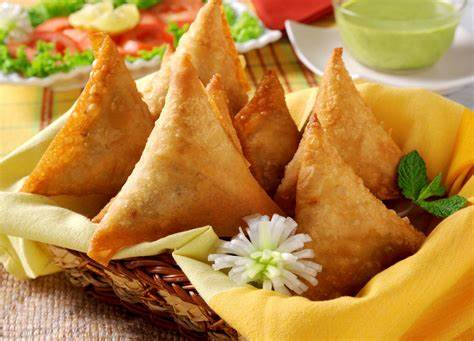
#> input picture Android Dev Projects/Incredible_India theme app/untitled/images/f1.jpg, 474 x 341 px, given in place of the camera
$ python main.py
#> lines starting #> are read from the running program, lines starting #| are printed output that depends on the picture; after the words box and inside, x2 and y2 are one past the last pixel; in counts of white or black regions, pixels touching at a corner belong together
import cv2
import numpy as np

vid=cv2.VideoCapture(0)
webcam=cv2.imread("./image.jpg")

while True:
    success, webc=vid.read()
#> webc is the input picture: shape (341, 474, 3); mean B, G, R 63.9, 133.7, 183.5
    if success:
        imghsv=cv2.cvtColor(webc,cv2.COLOR_BGR2HSV)
#> imghsv: shape (341, 474, 3); mean H, S, V 19.5, 175.4, 184.8
        low=np.array([0,120,170])
        upper=np.array([10,255,255])
        mask1=cv2.inRange(imghsv,low,upper)
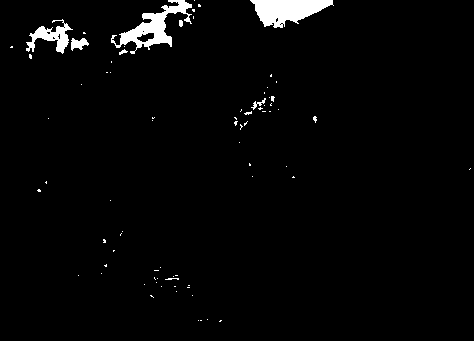
#> mask1: shape (341, 474); 2.4% white; 77 white regions (69 under 20 px), largest, box (x1, y1, x2, y2) and area: (250, 0, 334, 28) 1446, (111, 0, 192, 54) 1351, (26, 19, 73, 54) 622
        low=np.array([170,120,70])
        upper=np.array([180,255,255])
        mask2=cv2.inRange(imghsv,low,upper)
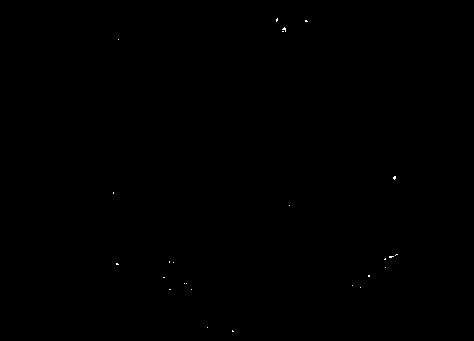
#> mask2: shape (341, 474); 0.05% white in thin lines or dots, all inside (x1, y1, x2, y2) = (113, 18, 398, 332)
        mask_r=mask1+mask2
#> mask_r: shape (341, 474); 2.5% white; 100 white regions (92 under 20 px), largest, box (x1, y1, x2, y2) and area: (250, 0, 334, 32) 1462, (111, 0, 192, 54) 1351, (26, 19, 73, 54) 622

        kernal=np.ones((3,3),np.uint8)
        mask_r=cv2.morphologyEx(mask_r,cv2.MORPH_OPEN,kernal,iterations=10)
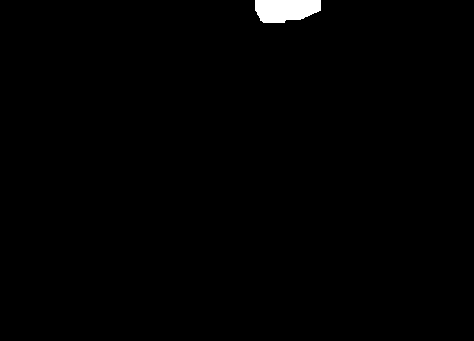
#> mask_r: shape (341, 474); 0.78% white; 1 white region, box (x1, y1, x2, y2) and area: (255, 0, 321, 23) 1264
        mask_r = cv2.morphologyEx(mask_r, cv2.MORPH_DILATE, kernal, iterations=10)
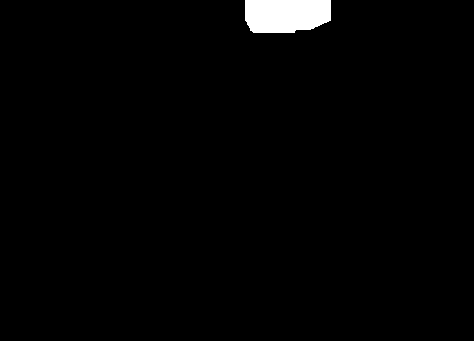
#> mask_r: shape (341, 474); 1.6% white; 1 white region, box (x1, y1, x2, y2) and area: (245, 0, 331, 33) 2584

#> (the run stopped early here; a loop or call above may not have finished)

$ run again, on Android Dev Projects/Incredible_India theme app/untitled/images/f10.jpg
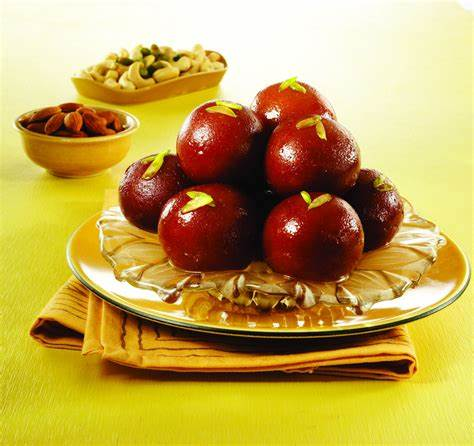
#> input picture Android Dev Projects/Incredible_India theme app/untitled/images/f10.jpg, 474 x 446 px, given in place of the camera
#> webc is the input picture: shape (446, 474, 3); mean B, G, R 82.9, 163.9, 193.5
#> imghsv: shape (446, 474, 3); mean H, S, V 26.4, 160.6, 193.8
#> `mask1=cv2.inRange(imghsv,low,upper)`:
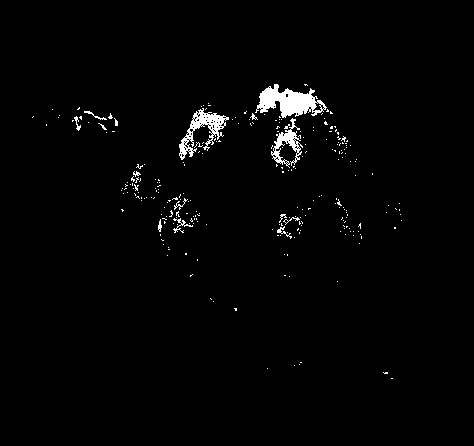
#> mask1: shape (446, 474); 1.7% white; 258 white regions (245 under 20 px), largest, box (x1, y1, x2, y2) and area: (255, 84, 327, 118) 1270, (179, 108, 229, 160) 815, (271, 118, 303, 168) 512
#> mask2: shape (446, 474); 0.23% white in thin lines or dots, all inside (x1, y1, x2, y2) = (64, 103, 411, 364)
#> `mask_r=mask1+mask2`:
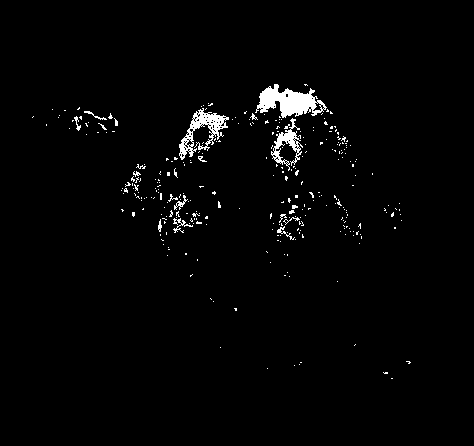
#> mask_r: shape (446, 474); 2% white; 301 white regions (285 under 20 px), largest, box (x1, y1, x2, y2) and area: (255, 84, 327, 118) 1272, (179, 108, 229, 160) 853, (271, 118, 303, 171) 516
